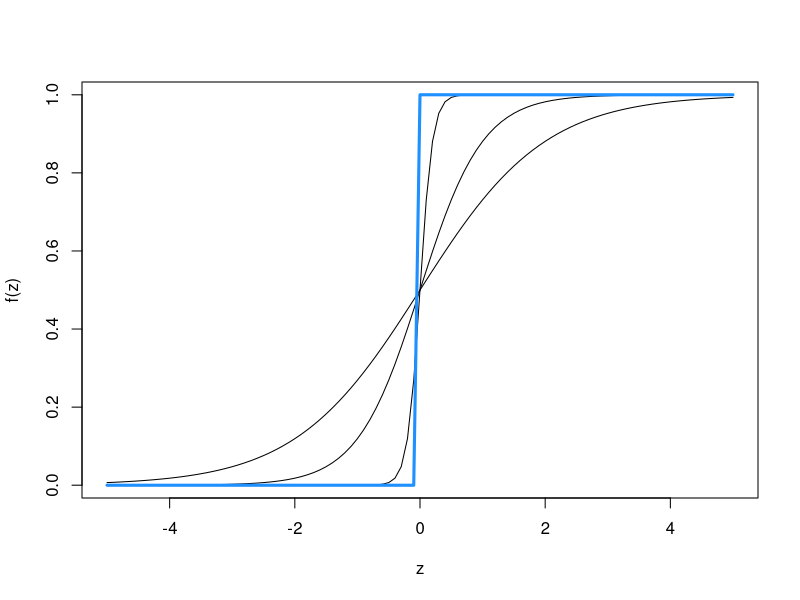
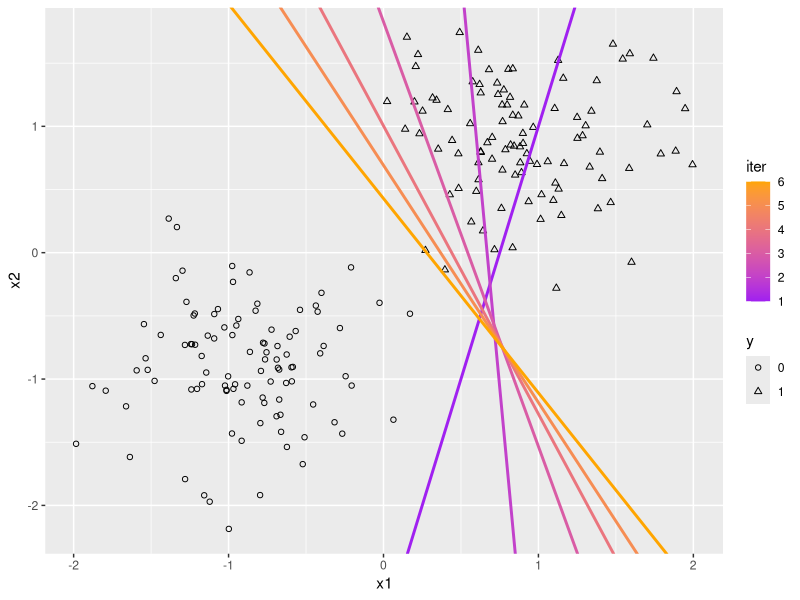
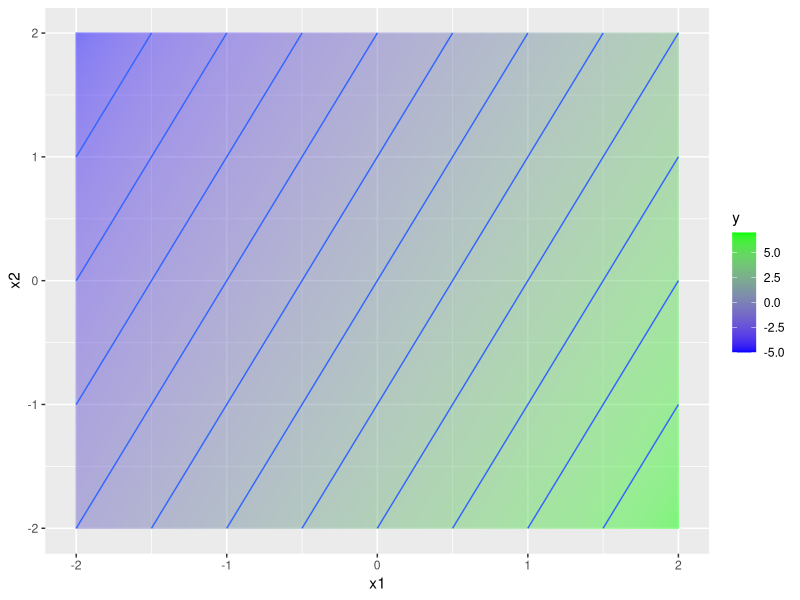
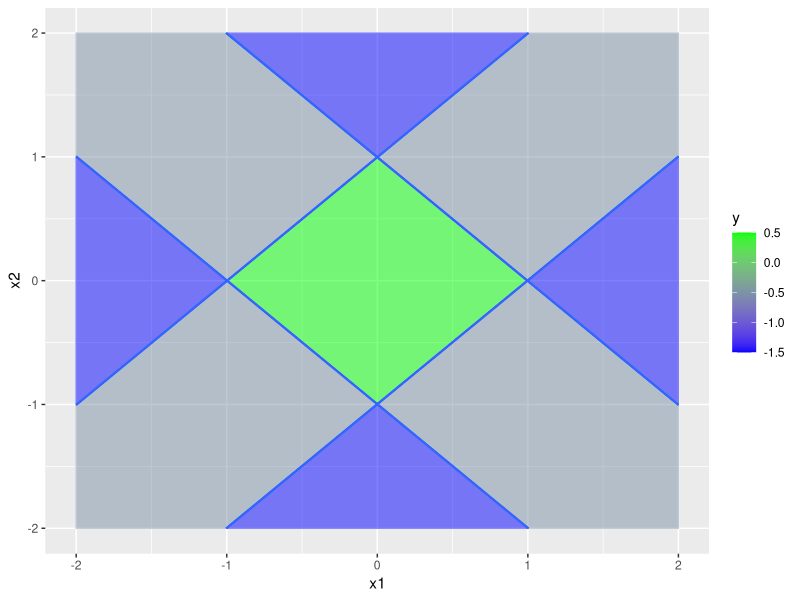
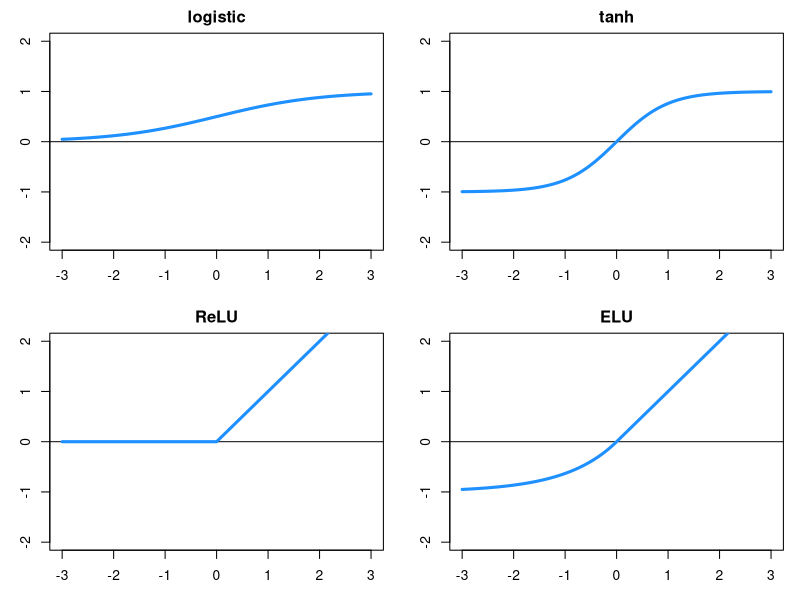

These figures' R source, in order:
## ---- chunk 1
knitr::opts_chunk$set(cache=TRUE)
## ---- chunk 2
plot(function(x) 1/(1 + exp(-x)), xlim=c(-5,5), xlab="z", ylab="f(z)")
plot(function(x) 1/(1 + exp(-2*x)), xlim=c(-5,5), add=TRUE)
plot(function(x) 1/(1 + exp(-10*x)), xlim=c(-5,5), add=TRUE)
plot(function(x) ifelse(x >= 0, 1, 0), xlim=c(-5,5), col="dodgerblue", lwd=3, add=TRUE)
## ---- chunk 3
set.seed(1)
n <- 100
x1 <- c(rnorm(n),rnorm(n,4))
x2 <- c(rnorm(n),rnorm(n,4))
x1 <- scale(x1)
x2 <- scale(x2)
y <- rep(0:1,each=n)
dat <- data.frame(y=factor(y),x1,x2)
## ---- chunk 4
w <- c(-4,1)
b <- 3
w.mat <- matrix(nrow=6,ncol=2)
b.vec <- numeric(6)
lambda <- 0.01
for (i in 1:6) {
  w.mat[i,] <- w
  b.vec[i] <- b
  y.hat <- ifelse(cbind(x1,x2) %*% w + b >= 0, 1, 0)
  for (j in 1:2) {
    w[j] <- w[j] + lambda * sum((y.hat - y) * x1)
  }
  b <- b + lambda * sum(y.hat - y)
}
w.mat[i,] <- w
b.vec[i] <- b
dat2 <- data.frame(b=b.vec, w1=w.mat[,1], w2=w.mat[,2], iter=1:6)
## ---- chunk 5
library(ggplot2)
ggplot(dat, aes(x1,x2,shape=y)) + geom_point() +
  scale_shape_discrete(solid=FALSE) +
  geom_abline(data=dat2, aes(intercept=-b/w2, slope=-w1/w2, color=iter), size=1) +
  scale_color_continuous(low="purple",high="orange")
## ---- chunk 6
s <- seq(from=-2,to=2,length=400)
grid <- expand.grid(x1=s,x2=s)
grid$y <- with(grid, x1 * 2 + x2 * -1 + 1)
ggplot(grid, aes(x1,x2,z=y,fill=y)) +
  geom_raster(alpha=.5) +
  scale_fill_continuous(low="blue",high="green") +
  geom_contour()
## ---- chunk 7
s <- seq(from=-2,to=2,length=400)
grid <- expand.grid(x1=s,x2=s)
grid$h1 <- with(grid, ifelse(1*x1 + 1*x2 + 1 >= 0, 1, 0))
grid$h2 <- with(grid, ifelse(1*x1 - 1*x2 + 1 >= 0, 1, 0))
grid$h3 <- with(grid, ifelse(-1*x1 + 1*x2 + 1 >= 0, 1, 0))
grid$h4 <- with(grid, ifelse(-1*x1 - 1*x2 + 1 >= 0, 1, 0))
grid$y <- with(grid, 1*h1 + 1*h2 + 1*h3 + 1*h4 - 3.5)
ggplot(grid, aes(x1,x2,z=y,fill=y)) +
  geom_raster(alpha=.5) +
  scale_fill_continuous(low="blue",high="green") +
  geom_contour()
## ---- chunk 8
par(mfrow=c(2,2),mar=c(3,3,2,1))
myplot <- function(f, main) {
  plot(f, main=main, xlim=c(-3,3), ylim=c(-2,2), xlab="", ylab="", type="n")
  abline(h=0)
  plot(f, col="dodgerblue", lwd=3, add=TRUE, xlim=c(-3,3))
}
myplot(function(x) 1/(1 + exp(-x)), "logistic")
myplot(function(x) tanh(x), "tanh")
myplot(function(x) ifelse(x >= 0, x, 0), "ReLU")
myplot(function(x) ifelse(x > 0, x, (exp(x) - 1)), "ELU")
